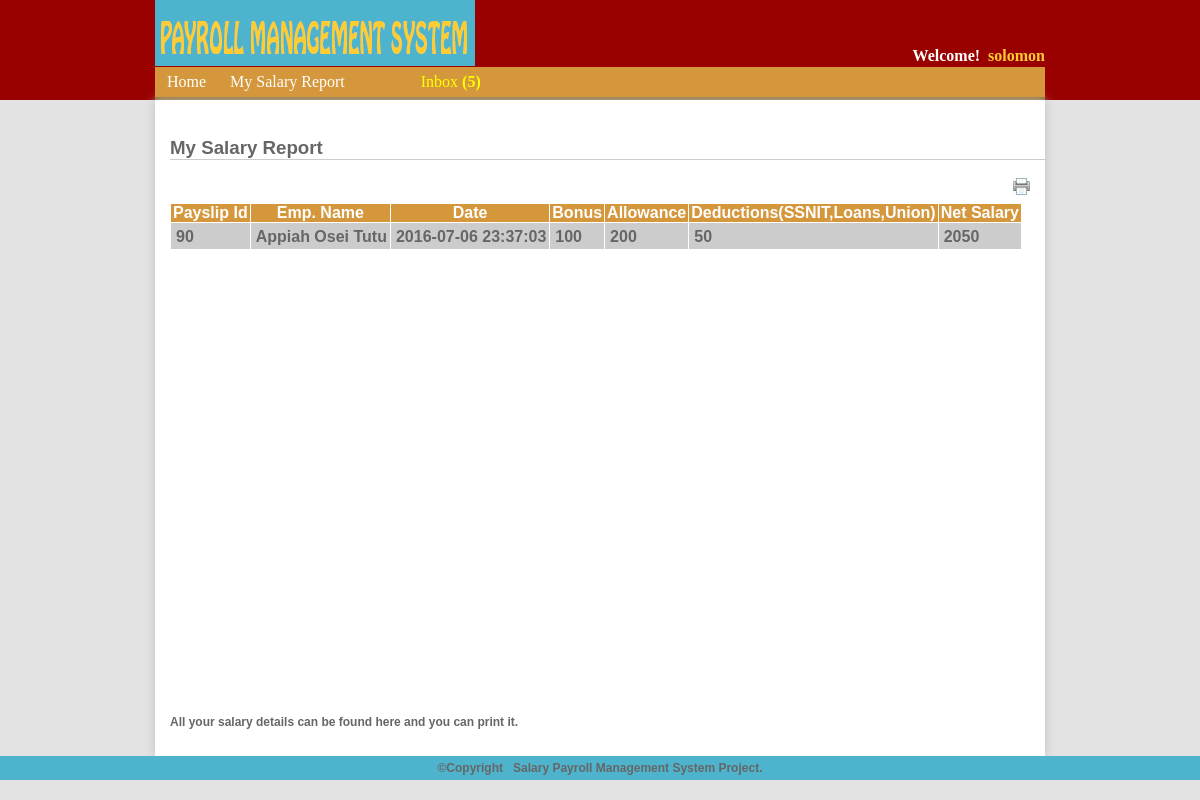
The app's page /employee-salary-report.php (signed in) with its own data.
### tables this page shows
CREATE TABLE IF NOT EXISTS `payroll` (
  `payrollId` int(11) NOT NULL AUTO_INCREMENT,
  `name` varchar(255) NOT NULL,
  `empId` int(11) NOT NULL,
  `date` timestamp NOT NULL,
  `basicSalary` int(11) NOT NULL,
  `numOfLeaves` int(11) NOT NULL,
  `salaryPerDay` int(11) NOT NULL,
  `deduction` int(11) NOT NULL,
  `netSalary` int(11) NOT NULL,
  `allowance` int(11) NOT NULL,
  `bonus` int(11) NOT NULL,
  PRIMARY KEY (`payrollId`)
);

### employee-salary-report.php (the view, shortened to what this page needs)
<?php include 'includes/adminHeadAll.php';?>
<header>
 <?php include 'includes/employeeMenu.php';?>
  </header>
  <div class="container">
<br/>
    <h3>My Salary Report</h3>
     <p style="padding:0 15px 5px 0; margin:0; text-align:right;">
      <a href="employee-salary-report-print.php" target="_blank"><img src="images/print1.jpeg" width="17" height="17" alt="Print"></a></p>
     <?php
	$query=mysql_query("SELECT payrollId,payroll.empId,name,date,deduction,
						allowance,bonus,netSalary
						FROM payroll JOIN emplog ON emplog.empId='".$_SESSION['empId']."' WHERE  payroll.empId=emplog.empId ");
	echo "<div class=styletable id=div2><table cellpadding=1 cellspacing=1 border=0
			<tr>
			<th>Payslip Id</th>
			<th>Emp. Name</th>
			<th>Date</th>
			<th>Bonus</th>
			<th>Allowance</th>
			<th>Deductions(SSNIT,Loans,Union)</th>
			<th>Net Salary</th>
	</tr>
	";
	while($row=mysql_fetch_array($query)){
		echo "<tr>";
		echo "<td>". $row['payrollId']."</td>";
		echo "<td>". $row['name']."</td>";
		echo "<td>". $row['date']."</td>";
		echo "<td>". $row['bonus']."</td>";
		echo "<td>". $row['allowance']."</td>";
		echo "<td>". $row['deduction']."</td>";
		echo "<td>". $row['netSalary']."</td>";
	}
	echo "</table></div>";
	?>
 <p>All your salary details can be found here and you can print it.</p>
 </div>
	 <?php include 'includes/footerAll.php';?>
</body>
</html>

### css/adminStyle.css (style rules this page uses)
body { margin:0; padding:0; background:#e3e3e3; font: 100% Georgia, "Times New Roman", Times, serif; }
.container { width:875px; margin:auto; background:white; padding-left:15px; padding-bottom:15px; min-height:400px; -webkit-box-shadow:0px 0px 10px #c0c0c0; -moz-box-shadow:0px 0px 10px #c0c0c0; box-shadow:0px 0px 10px #c0c0c0; }
header { width:890px; margin:auto; height:33px; background:#D5973C; margin-top:-33px; z-index:1; }
p { font-size:12px; color:#666; font-family:Verdana, Geneva, sans-serif; }
.styletable { overflow:auto; height:500px; }
.styletable table th { background:#D5973C; color:white; font-family:Arial, Helvetica, sans-serif; padding:0px 2px 0px 2px; }
.styletable table td { padding:5px 3px 3px 5px; margin:0; background:#ccc; color:#666; font-family:Arial, Helvetica, sans-serif; }
h3 { border-bottom:1px solid #CCC; color:#666; font-family:"Arial Black", Gadget, sans-serif; }

### records on screen
payroll: payrollId "90", name "Appiah Osei Tutu", date "2016-07-06 23:37:03", bonus "100", allowance "200", deduction "50", netSalary "2050"

### other values on screen
$usernameData "solomon"
$inboxMessageNew "5"
